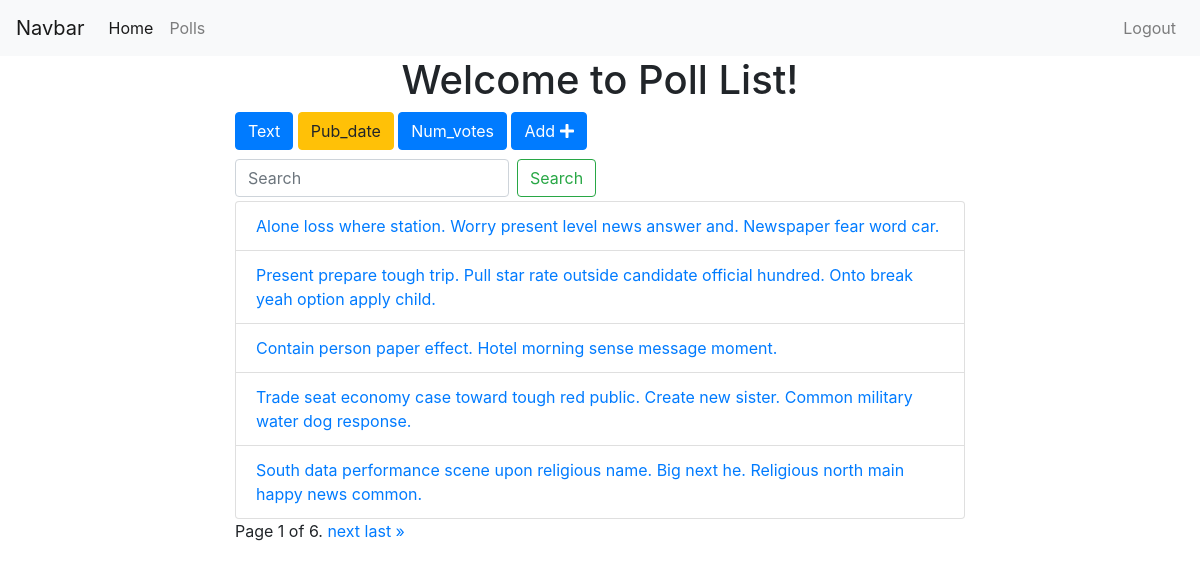
The page /polls/list/?pub_date=True (signed in) on the database as committed earlier.
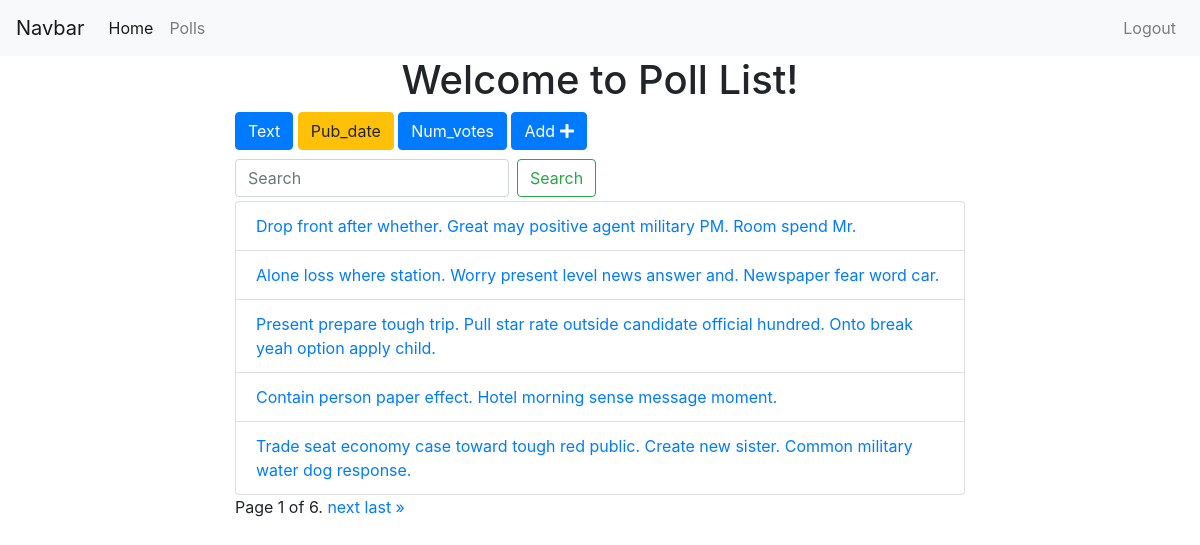
The same page on the database as committed later.
### polls/models.py (models this page shows, shortened)
class Poll(models.Model):
    owner = models.ForeignKey(User, on_delete=models.CASCADE, default=1)
    text = models.CharField(max_length=255)
    pub_date = models.DateField()
    def __str__(self):
        return self.text

### polls/views.py (the view)
# urls.py: path('list/', views.polls_list, name="list"),
@login_required
def polls_list(request):
    polls = Poll.objects.all()
    search_term=''
    if 'text' in request.GET:
        polls = polls.order_by('text')
    if 'pub_date' in request.GET:
        polls = polls.order_by('-pub_date')
    if 'num_votes' in request.GET:
        polls = polls.annotate(Count('vote')).order_by('-vote__count')
    if 'search' in request.GET:
        search_term = request.GET['search']
        polls = polls.filter(text__icontains=search_term)
    paginator = Paginator(polls, 5)
    page = request.GET.get('page')
    polls = paginator.get_page(page)
    get_dict_copy = request.GET.copy()
    params = get_dict_copy.pop('page', True) and get_dict_copy.urlencode()
    context = {'polls': polls, 'params': params, 'search_term': search_term}
    return render(request, 'polls/polls_list.html', context)

### polls/templates/polls/polls_list.html (shortened to what this page needs)
{% extends 'base.html' %}
{% block content %}
<div class="container">
  <h1 class='text-center'>Welcome to Poll List!</h1>
  <div class="row">
    <div class="col-sm-8 offset-sm-2">
      <a
          href="?text=True"
          class="btn btn-{% if 'text' in request.GET %}warning{% else %}primary{% endif %}"
          style="margin-bottom: 5px">Text
      </a>
      <a
          href="?pub_date=True"
          class="btn btn-{% if 'pub_date' in request.GET %}warning{% else %}primary{% endif %}"
          style="margin-bottom: 5px">Pub_date
      </a>
      <a
          href="?num_votes=True"
          class="btn btn-{% if 'num_votes' in request.GET %}warning{% else %}primary{% endif %}"
          style="margin-bottom: 5px">Num_votes
      </a>
      <a href="{% url 'polls:add' %}" class="btn btn-primary" style="margin-bottom: 5px">Add <i class="fas fa-plus"></i> </a>
      <form class="form-inline my-2 my-lg-1">
        <input
            class="form-control mr-sm-2"
            type="search"
            placeholder="Search"
            aria-label="Search"
            name='search'
            value="{{search_term}}">
        <button class="btn btn-outline-success my-2 my-sm-0" type="submit">Search</button>
      </form>
      <ul class="list-group">
        {% for poll in polls %}
        <li class="list-group-item">
          <a href="{% url 'polls:detail' poll.id %}">{{ poll }}</a>
        </li>
        {% endfor %}
      </ul>
      <div class="pagination">
          <span class="step-links">
              <span class="current">
                  Page {{ polls.number }} of {{ polls.paginator.num_pages }}.
              </span>
              {% if polls.has_next %}
                  <a href="?page={{ polls.next_page_number }}&{{params}}">next</a>
                  <a href="?page={{ polls.paginator.num_pages }}&{{params}}">last &raquo;</a>
              {% endif %}
          </span>
      </div>
    </div>
  </div>
</div>
{% endblock %}

### templates/base.html (shortened to what this page needs)
<!DOCTYPE html>
{% load static %}
<html lang="en">
<head>
  <link rel="stylesheet" href="https://maxcdn.bootstrapcdn.com/bootstrap/4.0.0/css/bootstrap.min.css"
>
</head>
<body>
  {% include 'includes/navbar.html' %}
  {% block content %}{% endblock %}
</body>
</html>

### templates/includes/navbar.html (shortened to what this page needs)
<nav class="navbar navbar-expand-lg navbar-light bg-light">
  <a class="navbar-brand" href="#">Navbar</a>
  <div class="collapse navbar-collapse" id="navbarNavAltMarkup">
    <div class="navbar-nav">
      <a class="nav-item nav-link active" href="{% url 'home' %}">Home <span class="sr-only">(current)</span></a>
      <a class="nav-item nav-link" href="{% url 'polls:list' %}">Polls</a>
    </div>
    <div class="navbar-nav ml-auto">
      {% if request.user.is_authenticated %}
        <a class="nav-item nav-link" href="{% url 'accounts:logout' %}">Logout</a>
      {% else %}
        <a class="nav-item nav-link" href="{% url 'accounts:login' %}">Login</a>
      {% endif %}
    </div>
  </div>
</nav>

Rows that differ between the two databases and show on the page:
no longer on this page (row unchanged): Poll: text "South data performance scene upon religious name. Big next he. Religious north main happy news common."
now on this page (row edited): Poll: text "Drop front after whether. Great may positive agent military PM. Room spend Mr."
